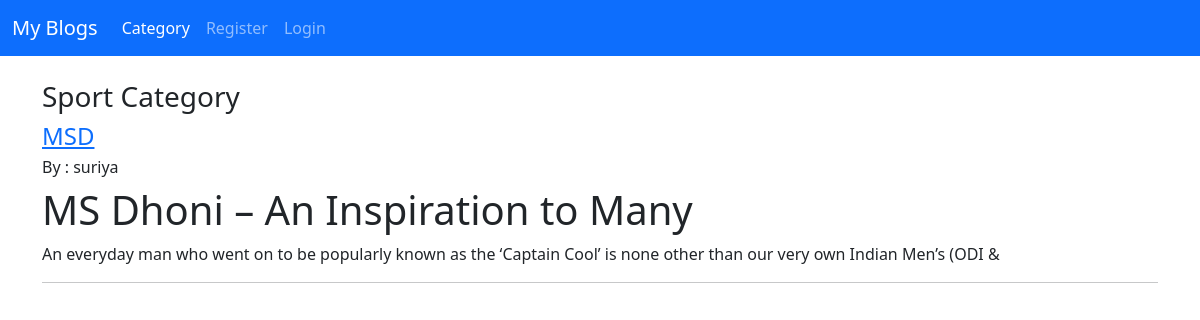
Screenshot of /category/Sport with the database file from the repository.
### user/models.py (models this page shows, shortened)
class Post(models.Model):
    title=models.CharField(max_length=255)
    titleTag=models.CharField(max_length=255)
    header_image=models.ImageField(null=True,blank=True,upload_to="images/")
    author=models.ForeignKey(User,on_delete=models.CASCADE)
    snippet=models.TextField(max_length=255,default='Click link above to view post....')
    category=models.CharField(max_length=255,default='Uncategory')
    body=RichTextField(blank=True,null=True)
    post_date=models.DateField(auto_now_add=True)
    likes=models.ManyToManyField(User,related_name='blog_post')

### user/views.py (the view)
# urls.py: path('category/<str:cats>',CategoryView,name='category'),
def CategoryView(request,cats):
    category_post=Post.objects.filter(category=cats)
    return render (request,'category.html',{'cats' : cats,'category_post' : category_post})

### user/templates/category.html (shortened to what this page needs)
{% extends 'base.html'%}
{% block content%}
<h3> {{ cats }} Category</h3>
{% for post in category_post%}
<a href="{% url 'article' post.pk%}">
			<h4>{{post.title}}</h4>
		</a>
		<h6>By :
		{{post.author}}
		</h6>
		{{post.body|slice:":200"|safe}}
<hr>
{% endfor %}
{% endblock %}

### rows the page displays
Post: category "Sport", title "MSD", author "suriya", body "MS Dhoni – An Inspiration to Many An everyday man who went on to be popularly known as the ‘Captain Cool’ is none other than our very own Indian Men’s (ODI &"
